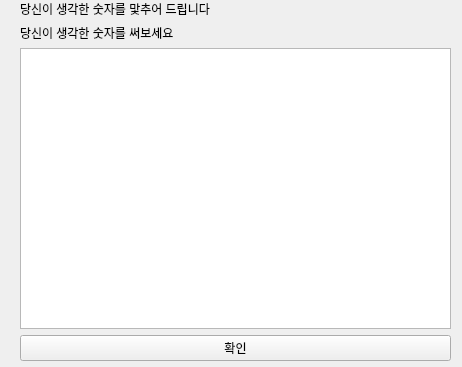
<?xml version="1.0" encoding="UTF-8"?>
<ui version="4.0">
 <class>Form</class>
 <widget class="QWidget" name="Form">
  <property name="geometry">
   <rect>
    <x>0</x>
    <y>0</y>
    <width>462</width>
    <height>367</height>
   </rect>
  </property>
  <property name="windowTitle">
   <string>Form</string>
  </property>
  <widget class="QWidget" name="layoutWidget">
   <property name="geometry">
    <rect>
     <x>20</x>
     <y>0</y>
     <width>431</width>
     <height>361</height>
    </rect>
   </property>
   <layout class="QVBoxLayout" name="verticalLayout">
    <item>
     <widget class="QLabel" name="label">
      <property name="text">
       <string>당신이 생각한 숫자를 맟추어 드립니다</string>
      </property>
     </widget>
    </item>
    <item>
     <widget class="QLabel" name="label_2">
      <property name="text">
       <string>당신이 생각한 숫자를 써보세요</string>
      </property>
     </widget>
    </item>
    <item>
     <widget class="QTextEdit" name="textEdit"/>
    </item>
    <item>
     <widget class="QPushButton" name="btn">
      <property name="text">
       <string>확인</string>
      </property>
     </widget>
    </item>
   </layout>
  </widget>
 </widget>
 <resources/>
 <connections/>
</ui>
